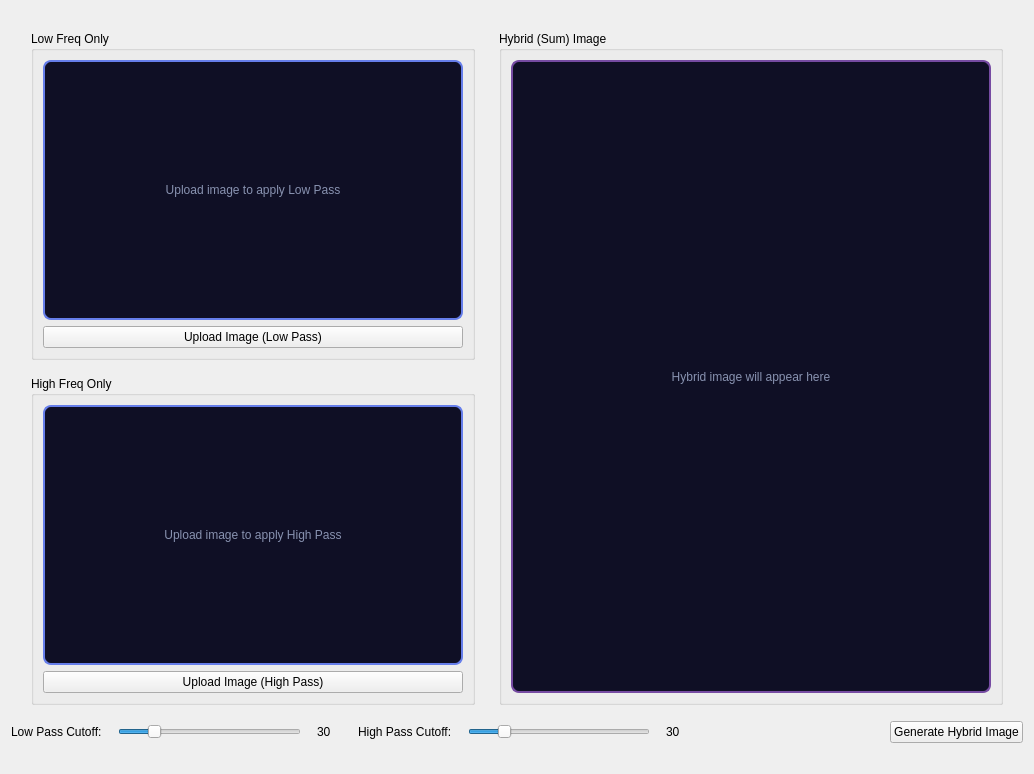
        <widget class="QWidget" name="frequencyPage">
            <layout class="QVBoxLayout" name="verticalLayout_freqOuter">
            <property name="spacing"><number>16</number></property>

            <!-- Vertical spacer top -->
            <item>
            <spacer name="verticalSpacerFreqTop">
                <property name="orientation"><enum>Qt::Vertical</enum></property>
                <property name="sizeHint" stdset="0"><size><width>20</width><height>20</height></size></property>
            </spacer>
            </item>

            <!-- Three image boxes -->
            <item>
            <layout class="QHBoxLayout" name="horizontalLayout_freqBoxes">
                <property name="spacing"><number>24</number></property>

                <!-- Horizontal spacer left -->
                <item>
                <spacer name="horizontalSpacerFreqLeft">
                <property name="orientation"><enum>Qt::Horizontal</enum></property>
                <property name="sizeHint" stdset="0"><size><width>20</width><height>20</height></size></property>
                </spacer>
                </item>

                <!-- Left column: Low Pass (top) + High Pass (bottom) -->
                <item>
                <layout class="QVBoxLayout" name="verticalLayout_freqLeft">
                <property name="spacing"><number>16</number></property>

                <!-- Low Pass box -->
                <item>
                <widget class="QGroupBox" name="freqLowPassGroup">
                    <property name="title"><string>Low Freq Only</string></property>
                    <layout class="QVBoxLayout" name="vlFreqLow">
                    <item>
                    <widget class="QLabel" name="imgFreqLowPass">
                    <property name="minimumSize"><size><width>420</width><height>260</height></size></property>
                    <property name="styleSheet">
                        <string notr="true">background:#0f0f25; border:2px solid #667eea; border-radius:8px; color:#8892b0; font-size:12px;</string>
                    </property>
                    <property name="text"><string>Upload image to apply Low Pass</string></property>
                    <property name="alignment"><set>Qt::AlignCenter</set></property>
                    </widget>
                    </item>
                    <item>
                    <widget class="QPushButton" name="btnUploadLowPass">
                    <property name="text"><string>Upload Image (Low Pass)</string></property>
                    </widget>
                    </item>
                    </layout>
                </widget>
                </item>

                <!-- High Pass box -->
                <item>
                <widget class="QGroupBox" name="freqHighPassGroup">
                    <property name="title"><string>High Freq Only</string></property>
                    <layout class="QVBoxLayout" name="vlFreqHigh">
                    <item>
                    <widget class="QLabel" name="imgFreqHighPass">
                    <property name="minimumSize"><size><width>420</width><height>260</height></size></property>
                    <property name="styleSheet">
                        <string notr="true">background:#0f0f25; border:2px solid #667eea; border-radius:8px; color:#8892b0; font-size:12px;</string>
                    </property>
                    <property name="text"><string>Upload image to apply High Pass</string></property>
                    <property name="alignment"><set>Qt::AlignCenter</set></property>
                    </widget>
                    </item>
                    <item>
                    <widget class="QPushButton" name="btnUploadHighPass">
                    <property name="text"><string>Upload Image (High Pass)</string></property>
                    </widget>
                    </item>
                    </layout>
                </widget>
                </item>

                </layout>
                </item>

                <!-- Right: Hybrid Image -->
                <item>
                <widget class="QGroupBox" name="freqHybridGroup">
                <property name="title"><string>Hybrid (Sum) Image</string></property>
                <layout class="QVBoxLayout" name="vlFreqHybrid">
                <item>
                    <widget class="QLabel" name="imgFreqHybrid">
                    <property name="minimumSize"><size><width>480</width><height>560</height></size></property>
                    <property name="styleSheet">
                    <string notr="true">background:#0f0f25; border:2px solid #764ba2; border-radius:8px; color:#8892b0; font-size:12px;</string>
                    </property>
                    <property name="text"><string>Hybrid image will appear here</string></property>
                    <property name="alignment"><set>Qt::AlignCenter</set></property>
                    </widget>
                </item>
                </layout>
                </widget>
                </item>

                <!-- Horizontal spacer right -->
                <item>
                <spacer name="horizontalSpacerFreqRight">
                <property name="orientation"><enum>Qt::Horizontal</enum></property>
                <property name="sizeHint" stdset="0"><size><width>20</width><height>20</height></size></property>
                </spacer>
                </item>

            </layout>
            </item>

            <!-- Bottom controls: sliders + generate hybrid button -->
            <item>
            <layout class="QHBoxLayout" name="horizontalLayout_freqControls">
                <property name="spacing"><number>16</number></property>

                <item>
                <widget class="QLabel" name="labelLowCutoff">
                <property name="text"><string>Low Pass Cutoff:</string></property>
                </widget>
                </item>
                <item>
                <widget class="QSlider" name="sliderLowPassCutoff">
                <property name="minimum"><number>5</number></property>
                <property name="maximum"><number>150</number></property>
                <property name="value"><number>30</number></property>
                <property name="orientation"><enum>Qt::Horizontal</enum></property>
                </widget>
                </item>
                <item>
                <widget class="QLabel" name="labelLowCutoffVal">
                <property name="minimumSize"><size><width>25</width><height>0</height></size></property>
                <property name="text"><string>30</string></property>
                </widget>
                </item>

                <item>
                <widget class="QLabel" name="labelHighCutoff">
                <property name="text"><string>High Pass Cutoff:</string></property>
                </widget>
                </item>
                <item>
                <widget class="QSlider" name="sliderHighPassCutoff">
                <property name="minimum"><number>5</number></property>
                <property name="maximum"><number>150</number></property>
                <property name="value"><number>30</number></property>
                <property name="orientation"><enum>Qt::Horizontal</enum></property>
                </widget>
                </item>
                <item>
                <widget class="QLabel" name="labelHighCutoffVal">
                <property name="minimumSize"><size><width>25</width><height>0</height></size></property>
                <property name="text"><string>30</string></property>
                </widget>
                </item>

                <item>
                <spacer name="horizontalSpacer_freq">
                <property name="orientation"><enum>Qt::Horizontal</enum></property>
                <property name="sizeHint" stdset="0"><size><width>20</width><height>20</height></size></property>
                </spacer>
                </item>

                <item>
                <widget class="QPushButton" name="btnGenerateHybrid">
                <property name="text"><string>Generate Hybrid Image</string></property>
                </widget>
                </item>

            </layout>
            </item>

            <!-- Vertical spacer bottom -->
            <item>
            <spacer name="verticalSpacerFreqBottom">
                <property name="orientation"><enum>Qt::Vertical</enum></property>
                <property name="sizeHint" stdset="0"><size><width>20</width><height>20</height></size></property>
            </spacer>
            </item>

            </layout>
            </widget>
